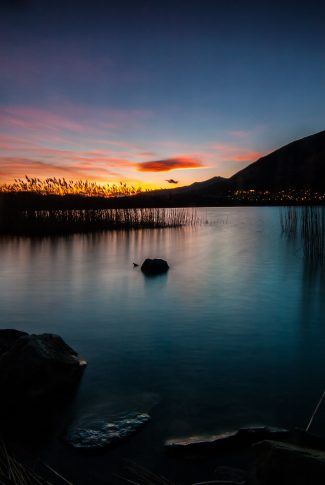
#> input picture img/sample_26.jpg, 325 x 485 px
$ jupyter execute --allow-errors Black_and_White_to_Colour.ipynb
#> lines starting #> are read from the running program, lines starting #| are printed output that depends on the picture
[cell 1]
import cv2
import os
import numpy as np
import matplotlib.pyplot as plt

[cell 2]
proto = './models/colorization_deploy_v2.prototxt'
weights = './models/colorization_release_v2.caffemodel'

#load cluster centers
pts_in_hull = np.load('./models/pts_in_hull.npy')
#> (reads models/pts_in_hull.npy from the repository)
pts_in_hull = pts_in_hull.transpose().reshape(2,313,1,1).astype(np.float32)

#load model
#> (the rest of this cell did not finish here and is left out)

# Preprocessing

[cell 3]
img_path = 'img/sample_26.jpg'
img = cv2.imread(img_path,cv2.IMREAD_GRAYSCALE)
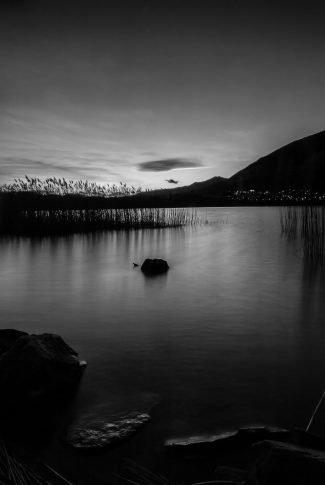
#> img: shape (485, 325); min 0, max 235, mean 60.1
img_input = img.copy()

#convert BGR to RGB
img = cv2.cvtColor(img,cv2.COLOR_GRAY2RGB)
#> img: shape (485, 325, 3)

img_rgb = img.copy()
#normalize input
img_rgb = (img_rgb / 255.).astype(np.float32)
#convert RGB to LAB
img_lab = cv2.cvtColor(img_rgb,cv2.COLOR_RGB2Lab)
#> img_lab: shape (485, 325, 3) float32; mean of channels 0, 1, 2 24.6, 0, 0
#only L channel used
img_l = img_lab[:,:,0]

#adjust image
input_img = cv2.resize(img_l,(224,224))
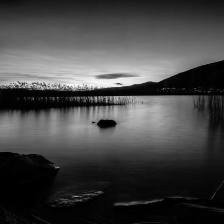
#> input_img: shape (224, 224) float32; min 0, max 90.38, mean 24.6; drawn with min black and max white
input_img -= 50 #subtract 50 for mean centering

plt.axis('off')
plt.imshow(input_img, cmap='gray')
